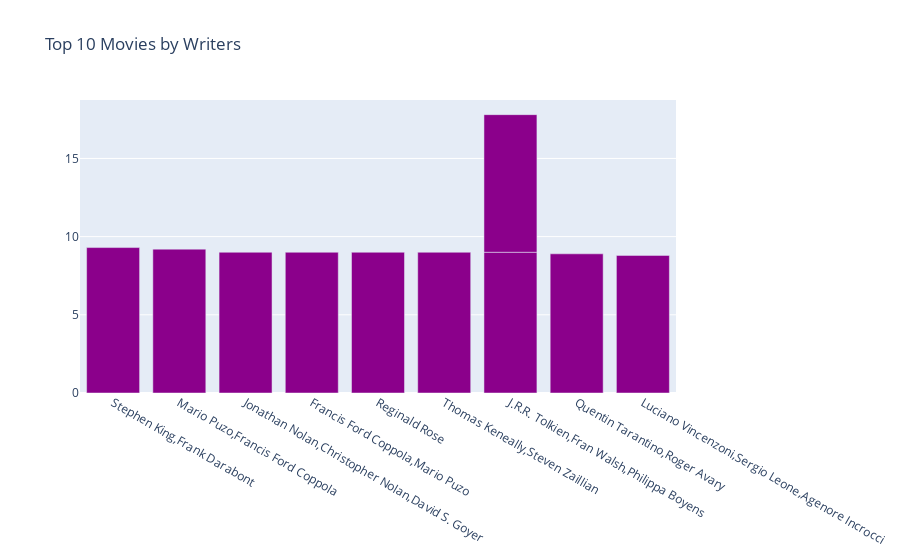

Notebook code for this chart:
### Markdown cell above
## Top 10 movie writers

### Code cell
top_movies_w = df.nlargest(10, 'rating')
fig = go.Figure(data=[go.Bar(x=top_movies_w['writers'], y=top_movies_w['rating'], marker={'color': 'darkmagenta'})])
fig.update_layout(title='Top 10 Movies by Writers')
fig.show()

### Figure 1 — Plotly figure (JSON) as saved in the notebook; plotly's stock layout.template omitted (floating-point values rounded to 4 significant figures)
{"data": [{"marker": {"color": "darkmagenta"}, "type": "bar", "x": ["Stephen King,Frank Darabont", "Mario Puzo,Francis Ford Coppola", "Jonathan Nolan,Christopher Nolan,David S. Goyer", "Francis Ford Coppola,Mario Puzo", "Reginald Rose", "Thomas Keneally,Steven Zaillian", "J.R.R. Tolkien,Fran Walsh,Philippa Boyens", "Quentin Tarantino,Roger Avary", "J.R.R. Tolkien,Fran Walsh,Philippa Boyens", "Luciano Vincenzoni,Sergio Leone,Agenore Incrocci"], "y": [9.3, 9.2, 9, 9, 9, 9, 9, 8.9, 8.8, 8.8]}], "layout": {"title": {"text": "Top 10 Movies by Writers"}}}
